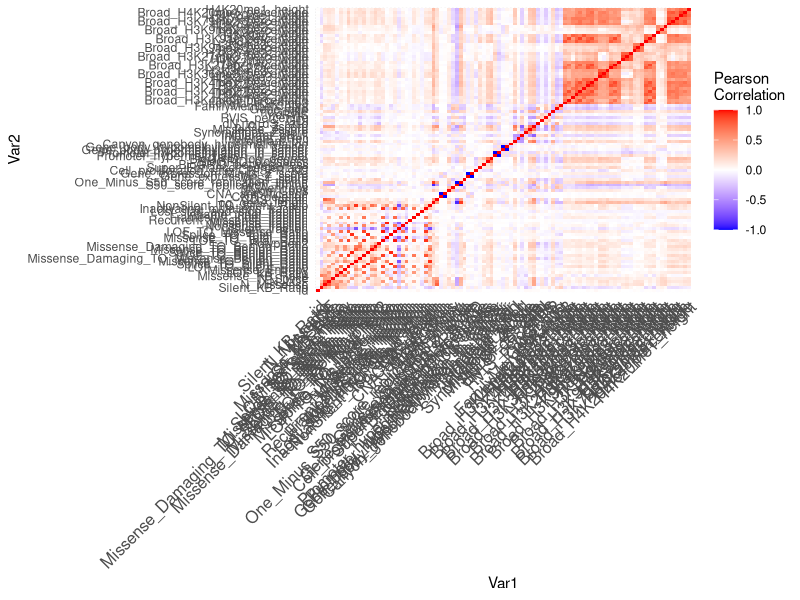
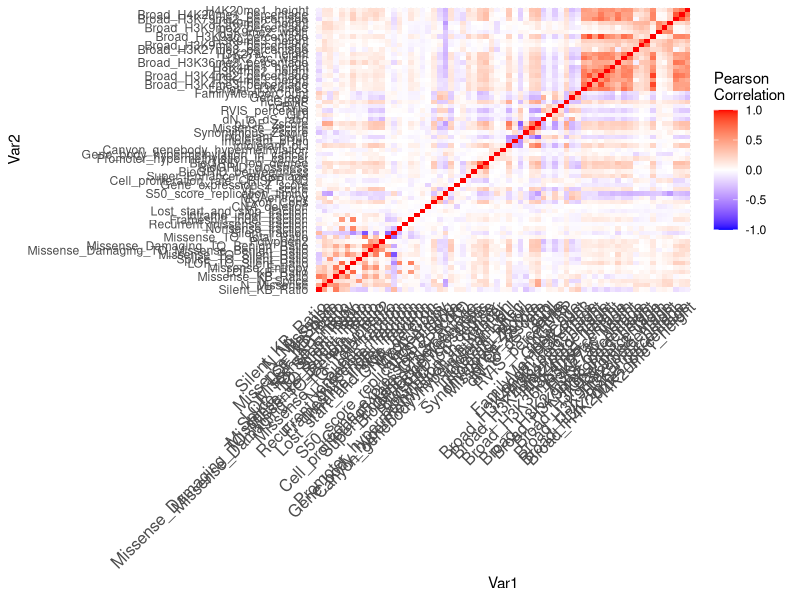
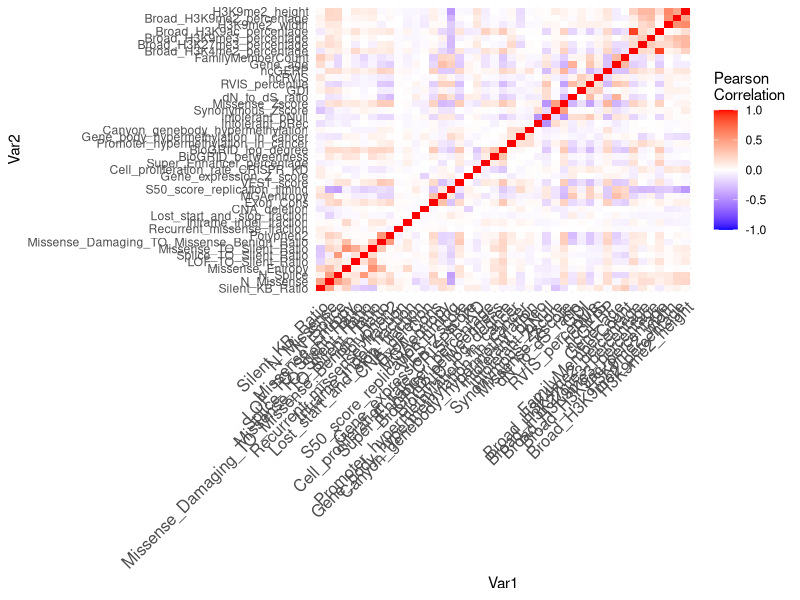
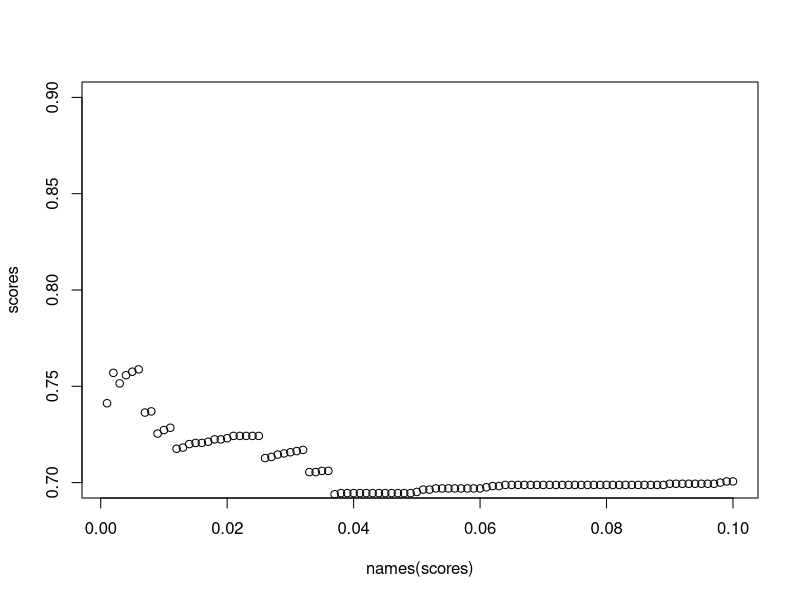
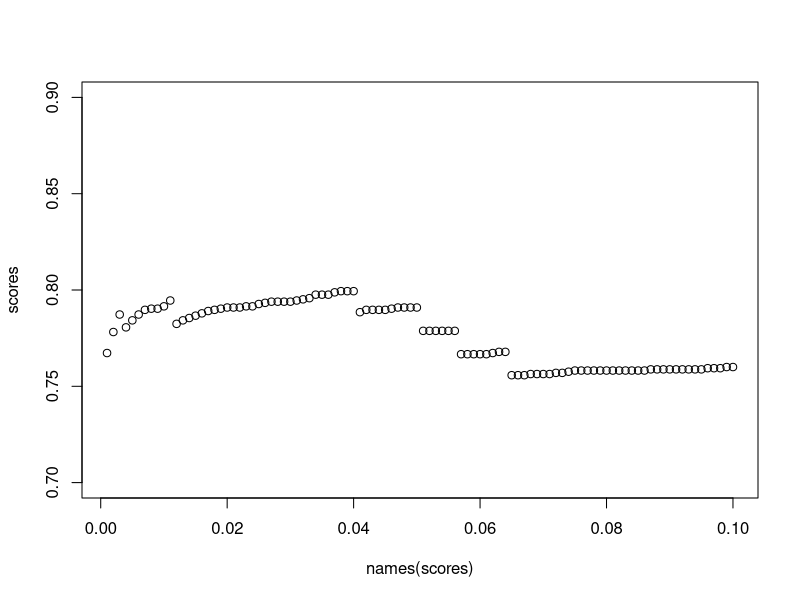
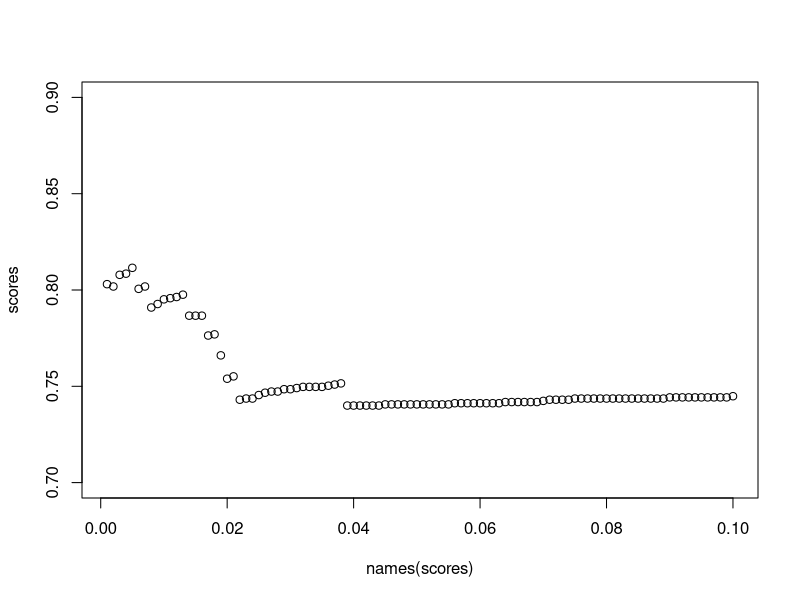
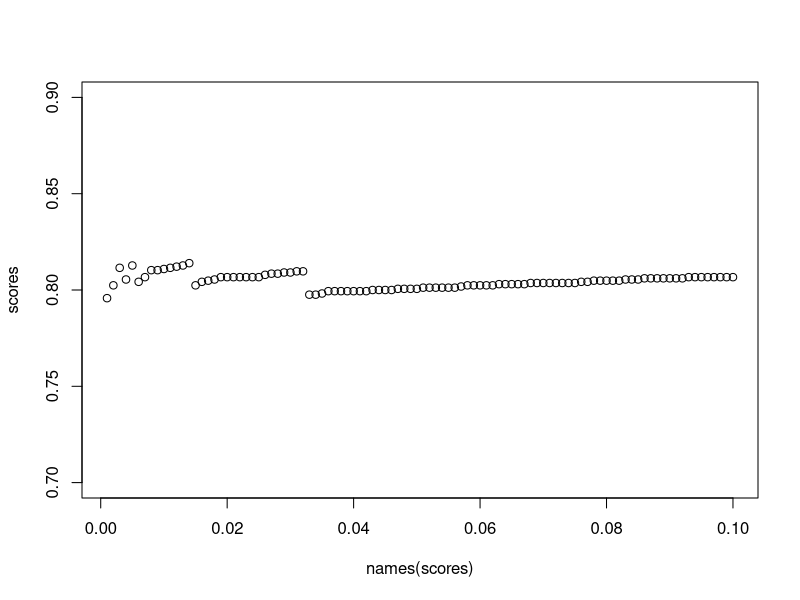
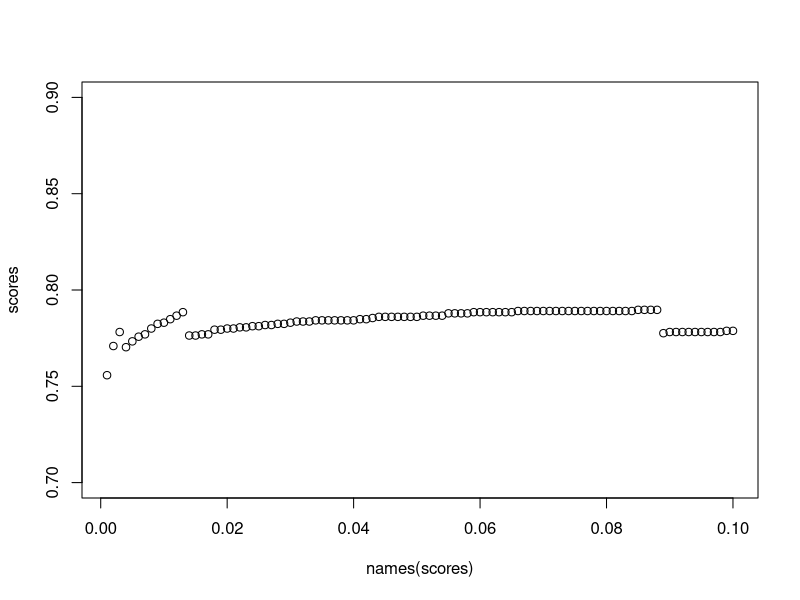

Here is the R script that generated these plots, in order:
## ---- chunk 1
knitr::opts_chunk$set(echo = TRUE, comment = NA)
## ---- chunk 2
training <- read.csv("training.csv", stringsAsFactors = TRUE)
training$class <- factor(training$class)
levels(training$class) <- c("NG", "OG", "TSG")
outlier <- function(data) {
  low <- mean(data) - 3 * sd(data)
  high <- mean(data) + 3 * sd(data)
  which(data < low | data > high)
}
# library(ggplot2)
# scatter <- function(var) {
#   ggplot(training, aes_string(var, "class")) +
#     geom_jitter(width = 0.05, height = 0.1, size = 0.1,
#                 colour = rgb(0, 0, 0, alpha = 1 / 3))
# }
# scat_plot <- lapply(names(training)[-99], scatter)
# library(gridExtra)
# grid.arrange(grobs = scat_plot[1:20], ncol = 4)
# grid.arrange(grobs = scat_plot[21:40], ncol = 4)
# grid.arrange(grobs = scat_plot[41:60], ncol = 4)
# grid.arrange(grobs = scat_plot[61:80], ncol = 4)
# grid.arrange(grobs = scat_plot[81:98], ncol = 4)
outlier_index <- sort(table(unlist(lapply(training[,-99], outlier))), decreasing = TRUE)
outlier_index[1:100]
training <- training[-as.numeric(names(outlier_index)[1:50]),]
sort(training$Missense_TO_Silent_Ratio, decreasing = TRUE)[1:10]
training <- training[-which(training$Missense_TO_Silent_Ratio > 100), ]
sort(training$Missense_KB_Ratio, decreasing = TRUE)[1:10]
training <- training[-which(training$Missense_KB_Ratio > 2000), ]
sort(training$LOF_TO_Silent_Ratio, decreasing = TRUE)[1:10]
training <- training[-which(training$LOF_TO_Silent_Ratio > 5), ]
sort(training$Gene_expression_Z_score, decreasing = TRUE)[1:10]
training <- training[-which(training$Gene_expression_Z_score > 4), ]
sort(training$dN_to_dS_ratio, decreasing = TRUE)[1:10]
training <- training[-which(training$dN_to_dS_ratio > 5),]
sort(training$Silent_KB_Ratio, decreasing = TRUE)[1:10]
training <- training[-which(training$Silent_KB_Ratio > 200), ]
sort(training$Lost_start_and_stop_fraction, decreasing = TRUE)[1:10]
training <- training[-which(training$Lost_start_and_stop_fraction > 0.2),]
sort(training$Synonymous_Zscore, decreasing = FALSE)[1:10]
training <- training[-which(training$Synonymous_Zscore < -15), ]
numeric_training <- training[,-99]

n_zeroes <- rep(NA, nrow(numeric_training))

for(i in seq_len(nrow(numeric_training))){
  row_i_zeroes <- 0
  for(j in seq_len(ncol(numeric_training))){
    if(round(numeric_training[i,j], digits = 5) == 0){
      row_i_zeroes <- row_i_zeroes + 1
    }
  }
  n_zeroes[i] <- row_i_zeroes
}
training <- training[n_zeroes <= 50, ]
# Remove 1 of 2 variables that have r value of 1 or -1 (i.e. perfectly correlated)
perf_corr <- which(abs(cor(training[,-99])) == 1, arr.ind = TRUE)
which(perf_corr[,1] != perf_corr[,2])
training <- training[, -43]
## ---- chunk 3
# library(ggplot2)
# scatter <- function(var) {
#   ggplot(training, aes_string(var, "class")) +
#     geom_jitter(width = 0.05, height = 0.1, size = 0.1,
#                 colour = rgb(0, 0, 0, alpha = 1 / 3))
# }
# scat_plot <- lapply(names(training)[-98], scatter)
# library(gridExtra)
# grid.arrange(grobs = scat_plot[1:20], ncol = 4)
# grid.arrange(grobs = scat_plot[21:40], ncol = 4)
# grid.arrange(grobs = scat_plot[41:60], ncol = 4)
# grid.arrange(grobs = scat_plot[61:80], ncol = 4)
# grid.arrange(grobs = scat_plot[81:97], ncol = 4)
## ---- chunk 4
library(dplyr)
#function to calculate wca
score <- function (conf_mat) {
  print(sum(diag(conf_mat) * c(1, 20, 20)))
  print(sum(diag(conf_mat) * c(1, 20, 20)) / sum(apply(conf_mat, 2, sum) * c(1, 20, 20)))
}

# Set new threshold to account for unbalanced data
classify <- function(probs, k) {
  if (any(probs[2:3] > k)) {
    subset <- probs[2:3]
    output <- which(subset == max(subset))
    if (length(output) > 1) {
        output <- sample(1:2, 1)
    }
  } else {
    output <- 0
  }
  output
}
## ---- chunk 5
library(dplyr)
library(caret)
set.seed(12)
mn <- nnet::multinom(class ~ ., data = training, model = TRUE)
tidymn <- broom::tidy(mn) %>% arrange(p.value)
tidymn <- tidymn %>% filter(p.value < 0.05 / nrow(tidymn))
terms <- unique(tidymn$term)[-1]
library(dplyr)
sig <- logical(97)
names(sig) <- names(training)[-98]
k <- 1
diffs <- logical(97)
for (var in names(training)[-98]) {
  model <- aov(training[[var]] ~ factor(training$class))
  sig[k] <- summary(model)[[1]][1, 5]
  diffs[k] <- all(TukeyHSD(model)$`factor(training$class)`[, 4] < 0.05 / 97)
  k <- k + 1
}
sort(sig[diffs])
score <- function (conf_mat) {
  sum(diag(conf_mat) * c(1, 20, 20)) / sum(apply(conf_mat, 2, sum) * c(1, 20, 20))
}

sig_terms <- names(sort(sig[diffs]))
combo_terms <- table(c(terms, sig_terms)) == 2
final_terms <- names(combo_terms[combo_terms])
term_mat <- cor(training %>% select(all_of(final_terms)))
ind_terms <- final_terms[-c(1, 3, 4, 5, 10, 11, 13, 14, 15, 17)]

vars <- training
cor_mtx = round(cor(vars[, names(vars) != "class"]), 2)
library(reshape2)
#reshape it
melted_cor_mtx <- melt(cor_mtx)

#draw the heatmap
cor_heatmap = ggplot(data = melted_cor_mtx, aes(x=Var1, y=Var2, fill=value)) + geom_tile()
cor_heatmap = cor_heatmap +
scale_fill_gradient2(low = "blue", high = "red", mid = "white", midpoint = 0, limit = c(-1,1), space = "Lab", name="Pearson\nCorrelation") + 
theme_minimal() +
theme(axis.text.x = element_text(angle = 45, vjust = 1, size = 12, hjust = 1))

cor_heatmap
which(abs(cor_mtx) > 0.75, arr.ind = TRUE)
# Eliminate all but one of a set of variables highly correlated with one another
vars <- vars[, -c(1, 4, 32, 13, 18, 21, 29, 14, 20, 15, 30,
                  15, 24, 31, 38, 34, 41, 48, 50, 68, 86, 88,
                  71, 72, 78, 74, 76, 80, 82, 83, 92, 94, 95)]
cor_mtx = round(cor(vars[, names(vars) != "class"]), 2)
library(reshape2)
#reshape it
melted_cor_mtx <- melt(cor_mtx)

#draw the heatmap
cor_heatmap = ggplot(data = melted_cor_mtx, aes(x=Var1, y=Var2, fill=value)) + geom_tile()
cor_heatmap = cor_heatmap +
scale_fill_gradient2(low = "blue", high = "red", mid = "white", midpoint = 0, limit = c(-1,1), space = "Lab", name="Pearson\nCorrelation") + 
theme_minimal() +
theme(axis.text.x = element_text(angle = 45, vjust = 1, size = 12, hjust = 1))

cor_heatmap
which(abs(cor_mtx) > 0.6, arr.ind = TRUE)
# Eliminate all but one of a set of variables highly correlated with one another
vars <- vars[, -c(4, 5, 15, 17, 11, 13, 14, 29, 39, 47,
                  48, 51, 49, 54, 55, 52, 58, 63, 65,
                  34, 64, 53)]
cor_mtx = round(cor(vars[, names(vars) != "class"]), 2)
library(reshape2)
#reshape it
melted_cor_mtx <- melt(cor_mtx)

#draw the heatmap
cor_heatmap = ggplot(data = melted_cor_mtx, aes(x=Var1, y=Var2, fill=value)) + geom_tile()
cor_heatmap = cor_heatmap +
scale_fill_gradient2(low = "blue", high = "red", mid = "white", midpoint = 0, limit = c(-1,1), space = "Lab", name="Pearson\nCorrelation") + 
theme_minimal() +
theme(axis.text.x = element_text(angle = 45, vjust = 1, size = 12, hjust = 1))

cor_heatmap
set.seed(12)
mn <- nnet::multinom(class ~ ., data = vars, model = TRUE)
tidymn <- broom::tidy(mn) %>% arrange(p.value)
tidymn <- tidymn %>% filter(p.value < 0.05 / nrow(tidymn))
terms <- unique(tidymn$term)[-1]
terms
## ---- chunk 6
vars <- training %>% select(all_of(terms), class)
set.seed(91232)
thresh_list <- list()
length(thresh_list) <- 10
j <- 1
for (rand in ceiling(runif(10, min = 1, max = 10000000))) {
  set.seed(rand)
  vars_test <- createDataPartition(vars$class, p = 0.8, 
                                    list = FALSE)
  vars_train <- vars[vars_test, ]
  vars_test <- vars[-vars_test, ]
  
  train_cont <- trainControl(method = "cv", number = 5, classProbs = TRUE, savePredictions = TRUE)
  lda_ft <- train(class ~ ., data = vars_train, method = "lda", preProc = c("center", "scale"),
                  trControl = train_cont)
  preds <- predict(lda_ft, newdata = vars_test, type = "prob")
  scores <- numeric(100)
  for (i in seq(from = 0.001, to = 0.1, by = 0.001)) {
    lda_mod <- table("pred"=apply(preds, 1, classify, k = i), "obs" = vars_test$class)
    lda_mod
    scores[i*1000] <- score(lda_mod)
  }
  names(scores) <- seq(from = 0.001, to = 0.1, by = 0.001)
  plot(scores ~ names(scores), ylim = c(0.7, 0.9),)
  best_thresh <- names(scores)[scores == max(scores)]
  max(scores)
  thresh_list[[j]] <- best_thresh
  j <- j + 1
}
mean(as.numeric(unlist(thresh_list)))
median(as.numeric(unlist(thresh_list)))
set.seed(03)
  vars_test <- createDataPartition(vars$class, p = 0.8, 
                                    list = FALSE)
  vars_train <- vars[vars_test, ]
  vars_test <- vars[-vars_test, ]
  train_cont <- trainControl(method = "cv", number = 5, classProbs = TRUE, savePredictions = TRUE)
  lda_ft <- train(class ~ ., data = vars_train, method = "lda", preProc = c("center", "scale"),
                  trControl = train_cont)
    preds <- predict(lda_ft, newdata = vars_test, type = "prob")
 lda_mod <- table("pred"=apply(preds, 1, classify, k = 0.01), "obs" = vars_test$class)
  lda_mod
  score(lda_mod)
## ---- chunk 7
tests <- read.csv("test.csv")
preds <- predict(lda_ft, newdata = tests, type = "prob")
preds <- apply(preds, 1, classify, k = 0.01)
names(preds) <- tests$id
csv_file <- data.frame(id = tests$id,
                       class = preds)
# write.csv(csv_file, "modelpredictions12.csv", row.names = FALSE)
model_10 <- read.csv("modelpredictions10.csv")
table("BEST MOD" = model_10$class, csv_file$class)
